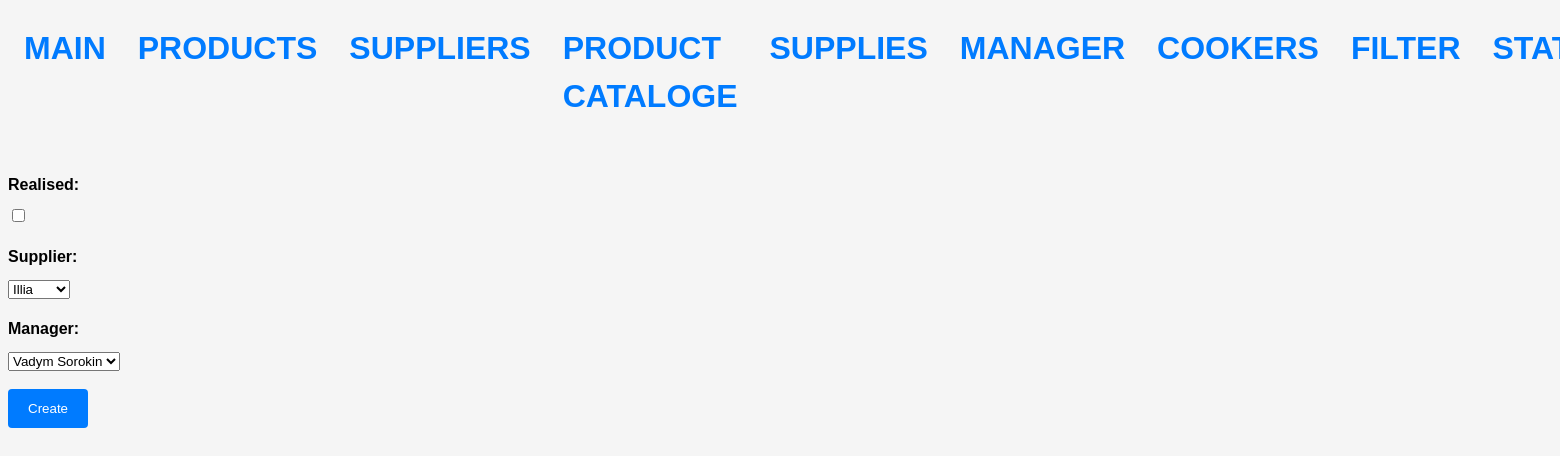
Page /supplies/update/33/ on the earlier database version.
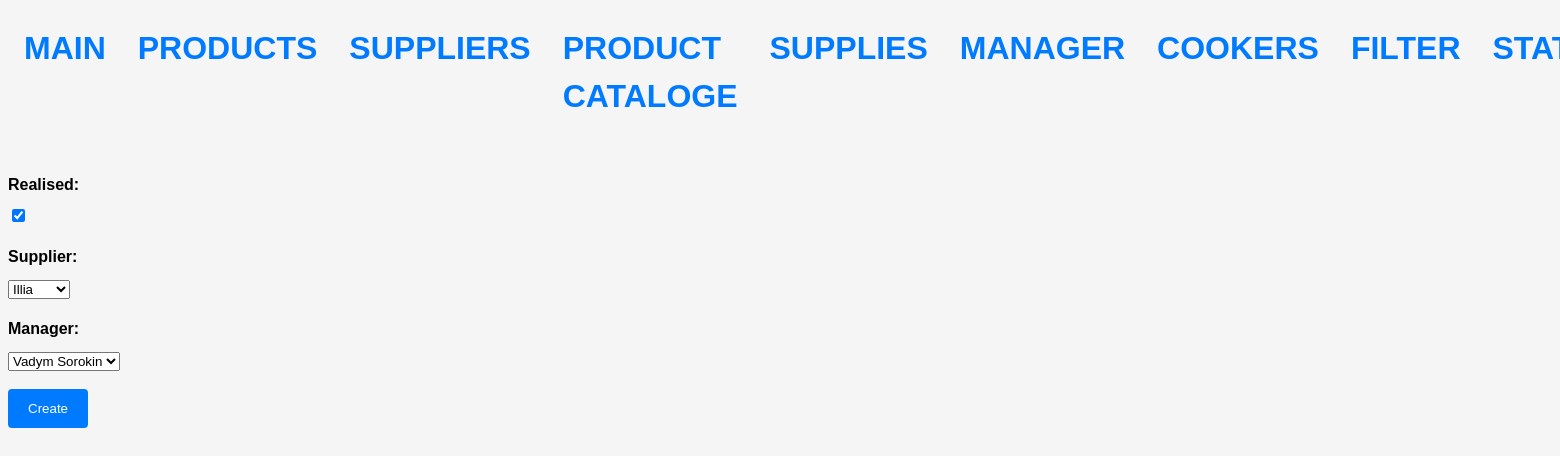
Same page on the later database version.
### stock/models.py (models this page shows, shortened)
class Supplies(Model):
    create_at = models.DateField(auto_now=True)
    final_price = models.IntegerField()
    realised = models.BooleanField(default=False)
    supplier = models.ForeignKey(Supplier, on_delete=models.SET_NULL, null=True)
    manager = models.ForeignKey(Manager, on_delete=models.SET_NULL, null=True)

### stock/views.py (the view)
# urls.py: path('supplies/update/<int:pk>/', SuppliesUpdateView.as_view(), name='update_supplies'),
class SuppliesUpdateView(UpdateView):
    model = Supplies
    template_name = 'form.html'
    form_class = SuppliesForm
    success_url = '/supplies/'

### stock/forms.py
class SuppliesForm(forms.ModelForm):
    class Meta:
        model = Supplies
        exclude = ["final_price"]

### stock/models.py (called while the page is built)
    def __str__(self):
        return self.name

    def __str__(self):
        return self.name

    @property
    def name(self):
        return f"{self.first_name} {self.last_name}"

### templates/form.html (shortened to what this page needs)
{% extends 'base.html' %}
{% block content %}
    <form method="post">
        {{ form.as_p }}
        <input type="submit" value="Create">
    </form>
{% endblock %}

Differences in the rows shown:
changed Supplies "Illia": realised "☐" → "☑"
